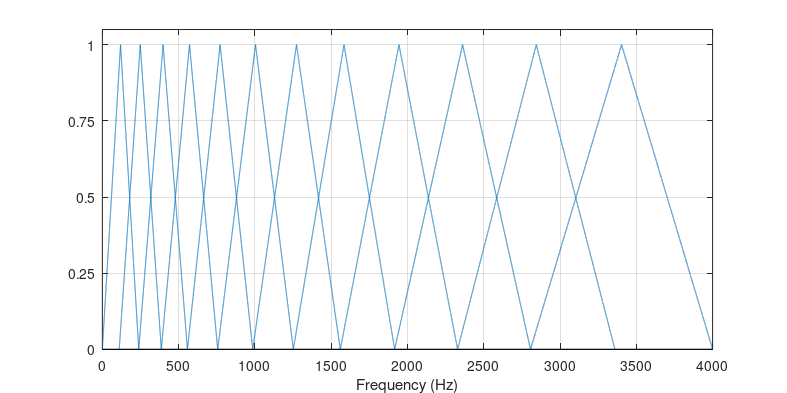

Source code (MATLAB):
%% Mel-Scale Filter Bank
%  Juri Lukkarila
%  2017

screen = get(0,'screensize'); 

% mel filter bank
n  = 12; % filters
f  = linspace(0, 4000, 100000); % need a very large matrix to get nice lines for figure 
mf = 2595 * log10(1 + f/700); % Convert to Mel scale

MinF = min(mf);
MaxF = max(mf); 
MelBinWidth = (MaxF - MinF)/(n+1);

% construct filters
melfilter = zeros(n, length(mf));
for i = 1:n
    % find window start and end point
    filt = find(mf >= ((i-1) * MelBinWidth + MinF) & ...
                mf <= ((i+1) * MelBinWidth + MinF));
    % triangle window        
    melfilter(i, filt) = triang(length(filt)); 
end
melfilter = sparse(melfilter); % don't store all the zeroes...

% plot
figure('Position', [screen(3)/2-500, screen(4)/2-300, 1000, 600]); 
plot(f, melfilter,'Color',[0 0.4470 0.7410],'LineWidth',0.7); hold on;
plot([0 4000],[0 0],'Color','black', 'LineWidth',0.7); grid on; 
set(gca,'xlim',[0 4000]);
xlabel('Frequency (Hz)')
axis([0 4000 0 1.05]);
set(gca,'XTick', [0 500 1000 1500 2000 2500 3000 3500 4000]);
set(gca,'YTick', 0:0.25:1);
set(gcf,'PaperUnits','centimeters',...
        'PaperPosition', [-1.5 0 20 10],... 
        'PaperSize',     [17.6 10]);
print(gcf, '.\figures\melfilter', '-dpdf', '-painters');